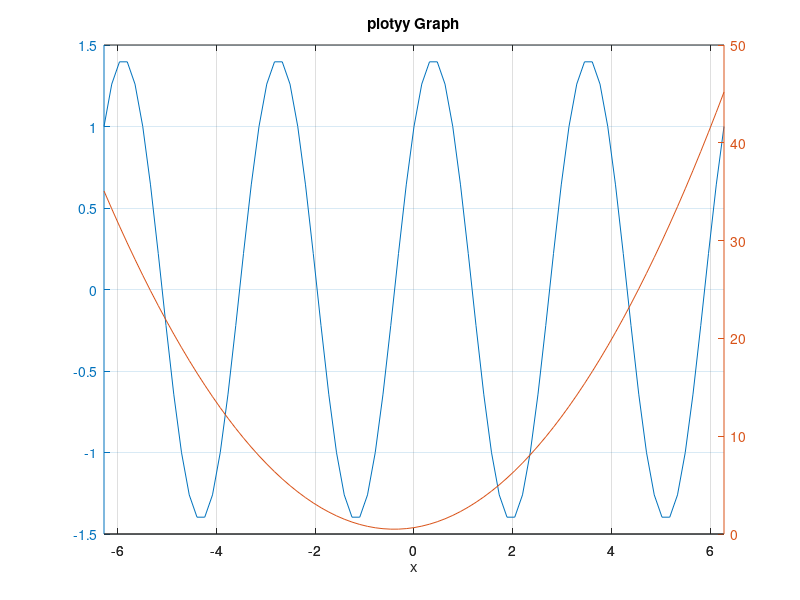

Write the MATLAB code that produced this figure.
clc; clear;

x = -2*pi:pi/20:2*pi;
fx1 = sin(2*x)+cos(2*x);
p = (1+sqrt(2))/3;
fx2 = x.^2+p*x+(p+0.5)/2;

plotyy(x, fx1, x, fx2);
title('plotyy Graph'); xlabel('x')
grid on
